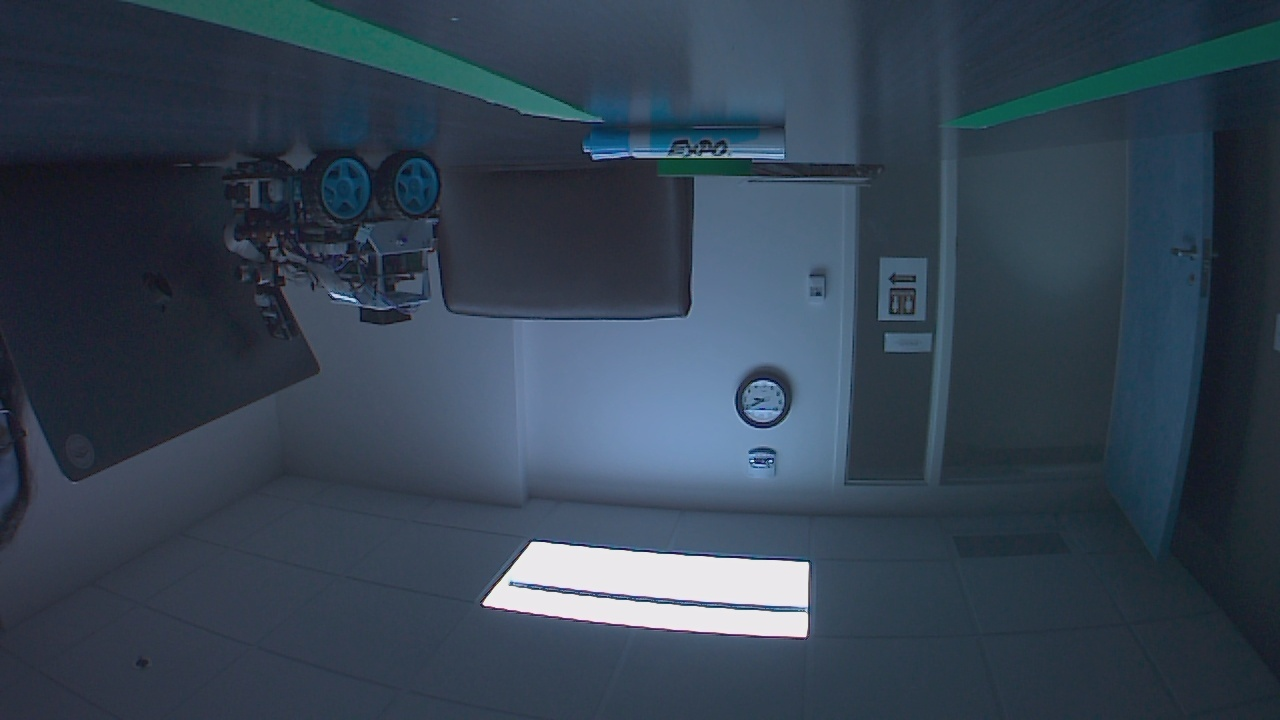
#> input picture Day2/Morning-Session-1/LaneDetection/image1.jpg, 1280 x 720 px
$ python -i lane_detection.py   (imports and definitions only)
#> lines starting #> are read from the running program, lines starting #| are printed output that depends on the picture
import cv2

from jetson.utils import videoSource, videoOutput, cudaToNumpy, cudaDeviceSynchronize
import numpy as np


class LaneDetection:
    def __init__(self, stepy: int = 50, x1: int = 0, x2: int = 1280):
        self.stepy = stepy
        self.x1 = x1
        self.x2 = x2

    def correct_dist(self, initial_img):
        k = [
            [1.15422732e03, 0.00000000e00, 6.71627794e02],
            [0.00000000e00, 1.14818221e03, 3.86046312e02],
            [0.00000000e00, 0.00000000e00, 1.00000000e00],
        ]
        k = np.array(k)
        # Distortion Matrix
        dist = [
            [
                -2.42565104e-01,
                -4.77893070e-02,
                -1.31388084e-03,
                -8.79107779e-05,
                2.20573263e-02,
            ]
        ]
        dist = np.array(dist)
        img_2 = cv2.undistort(initial_img, k, dist, None, k)

        return img_2

    def bgr2rgb(self, img):
        return cv2.cvtColor(img, cv2.COLOR_BGR2RGB)

    def get_roi_image(self, img):
        """
        Our roi is the bottom of the image.
        """
        h, w, channels = img.shape
        # this is horizontal division
        half2 = h // 2
        return img[half2:, :]

    def find_green_lanes(self, img):
        """
        Get the green lanes from the image
        """
        hsv = cv2.cvtColor(img, cv2.COLOR_RGB2HSV)
        cv2.imwrite("test_image/hsv.jpg", hsv)
        ## mask of green (36,25,25) ~ (86, 255,255)
        mask = cv2.inRange(hsv, (36, 25, 25), (94, 255, 255))
        ## slice the green
        imask = mask > 0
        green = np.zeros_like(img, np.uint8)
        green[imask] = img[imask]
        return green

    def rgb_to_grayscale(self, img):
        gray = cv2.cvtColor(img, cv2.COLOR_BGR2GRAY)
        return gray

    def get_x_value_for_given_y(self, img):
        """
        Get the x pixel value for the given y pixel where the lanes are green
        """
        y = range(0, img.shape[0], self.stepy)
        final_list = []
        final_dict = {}
        for y_index in y:
            horizontal_line = img[y_index, self.x1 : self.x2]
            list1 = []
            for i in range(0, horizontal_line.shape[0], 15):
                my_list = horizontal_line[i : i + 15]
                if all(c > 0 for c in my_list):
                    list1.append(i)
            final_dict[y_index] = list1
            final_list.append(list1)
        result_dict = {
            key: value
            for key, value in final_dict.items()
            if isinstance(value, list) and len(value) > 0 and value[-1] - value[0] > 200
        }
        return result_dict

    def get_x_value_for_given_lanes(self, lane_dict):
        points = {}
        for point_y in lane_dict.keys():
            point_list = lane_dict[point_y]
            if len(point_list) > 0:
                points_tuple = (self.x1 + point_list[0], self.x1 + point_list[-1])
                points[point_y] = points_tuple
        return points

    def get_midpoint_for_given_lanes(self, lane_dict):
        first_key = next(iter(lane_dict))
        arr = np.array(lane_dict[first_key])
        average = np.sum(arr) / len(lane_dict[first_key])
        x, y = average, first_key
        return x, y

    def lane_deviation(self, image):
        x_midpoint = (self.x2 - self.x1) / 2.0
        image = self.correct_dist(image)
        image = self.get_roi_image(image)

        image = self.find_green_lanes(image)
        image = self.rgb_to_grayscale(image)

        xy_dict = self.get_x_value_for_given_y(image)
        xy_dict = self.get_x_value_for_given_lanes(xy_dict)

        try:
            x_target, y = self.get_midpoint_for_given_lanes(xy_dict)
            return x_target - x_midpoint
        except StopIteration:
            return None

>>> import cv2
>>> picture = cv2.imread('../../../Day2/Morning-Session-1/LaneDetection/image1.jpg')
#> picture is the input picture: shape (720, 1280, 3); mean B, G, R 82, 66.9, 52.7
>>> result = LaneDetection().lane_deviation(picture)
#> in correct_dist, `img_2 = cv2.undistort(initial_img, k, dist, None, k)`:
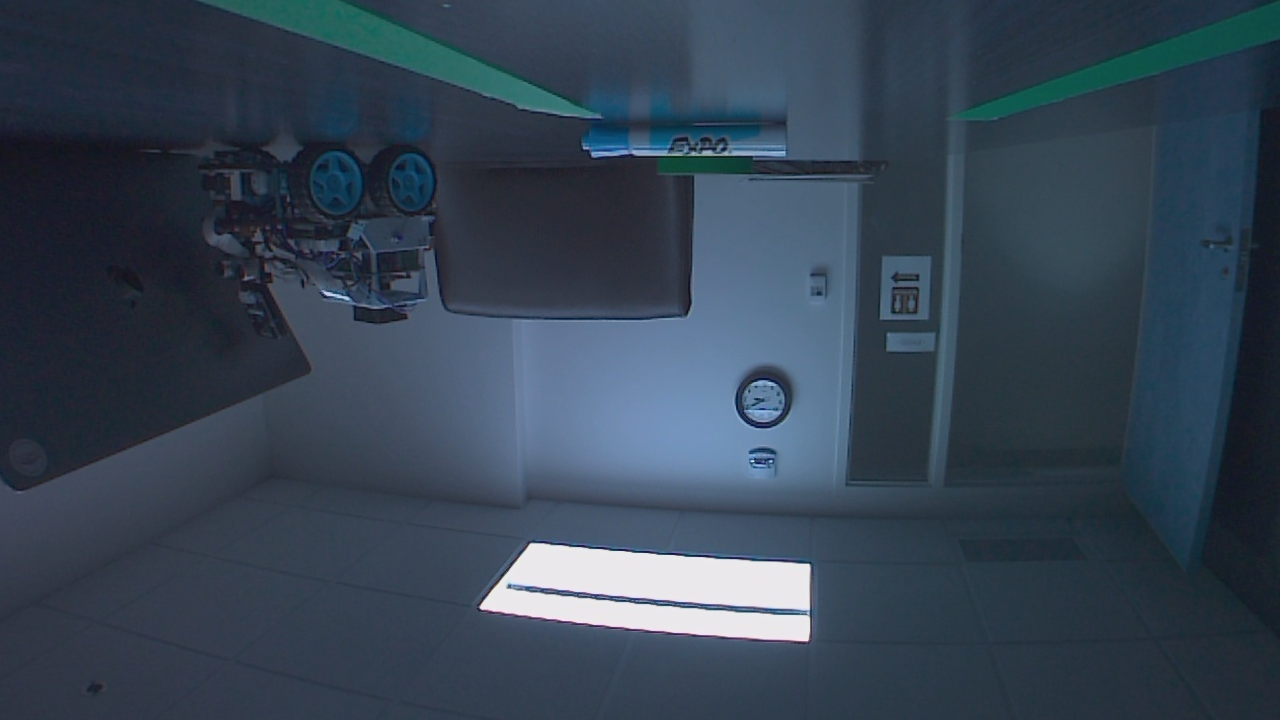
#> img_2: shape (720, 1280, 3); mean B, G, R 83.3, 68, 53.5
#> in get_roi_image, `return img[half2:, :]`:
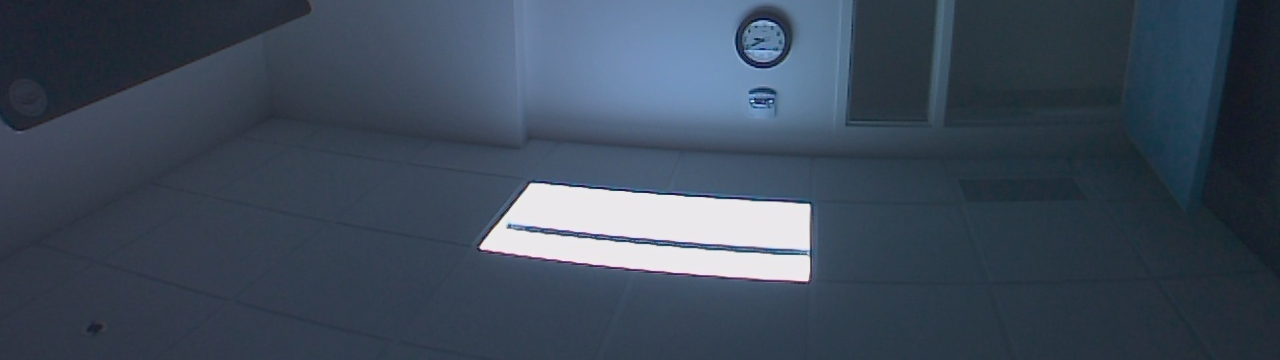
#> returned value: shape (360, 1280, 3); mean of channels 0, 1, 2 89.9, 74.2, 61.4; drawn as B, G, R
#> in find_green_lanes, `hsv = cv2.cvtColor(img, cv2.COLOR_RGB2HSV)`: hsv: shape (360, 1280, 3); mean H, S, V 19.7, 88.2, 89.9
#> in find_green_lanes, `mask = cv2.inRange(hsv, (36, 25, 25), (94, 255, 255))`: mask: shape (360, 1280); every value is 0
#> in find_green_lanes, `green[imask] = img[imask]`: green: shape (360, 1280, 3); every value is 0
#> after the loop in get_x_value_for_given_y, `for y_index in y:`: final_dict = {0: [], 50: [], 100: [], 150: [], 200: [], 250: [], 300: [], 350: []}; final_list = [[], [], [], [], [], [], [], []]
#> in get_x_value_for_given_y, `result_dict = { key: value for key, value in final_dict.items() if isi..`: result_dict = 0 items
